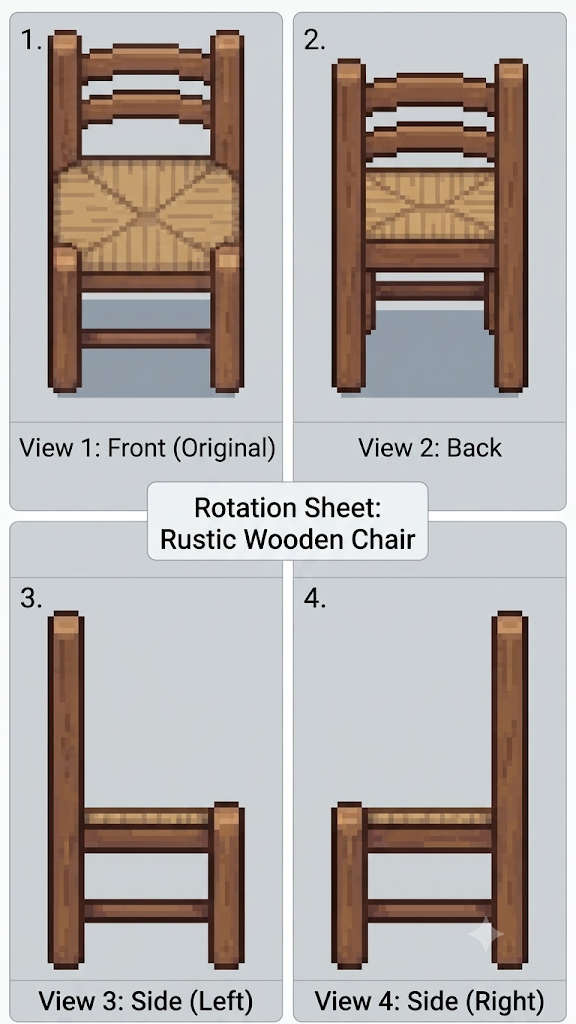
#> input picture client/assets-src/sheets/chair-woven-4views.png, 576 x 1024 px
$ python build_chair_views.py
#> lines starting #> are read from the running program, lines starting #| are printed output that depends on the picture; after the words box and inside, x2 and y2 are one past the last pixel; in counts of white or black regions, pixels touching at a corner belong together
"""Cut the 4 views of the woven chair out of its rotation sheet (2x2 panels on a flat grey background).

    python build_chair_views.py   # needs Pillow, NumPy, SciPy

Writes client/public/assets/decor/woven_chair_{front,back,left,right}.png. Each panel is cropped above its
caption, the panel colour is removed and only the largest blob (the chair + its shadow) is kept.
"""
import os
import sys

import numpy as np
from PIL import Image
from scipy import ndimage as ndi

HERE = os.path.dirname(os.path.abspath(__file__))
sys.path.insert(0, HERE)
from slice_sheet import FLAT_TOLERANCE, HOLE_MIN_AREA, HOLE_TOLERANCE  # noqa: E402

SHEET = os.path.join(HERE, "../sheets/chair-woven-4views.png")
OUT = os.path.join(HERE, "../../public/assets/decor")
# (name, (left, top, right, bottom)) inside each panel, above the caption line.
PANELS = [
    ("front", (16, 16, 280, 418)),
    ("back", (298, 16, 562, 418)),
    ("left", (16, 584, 280, 964)),
    ("right", (298, 584, 562, 964)),
]

# The image generator's ✦ watermark sits on the bottom of the right view, partly over the front leg.
WATERMARK = (464, 912, 508, 956)  # left, top, right, bottom in sheet px
LEG_LEFT = 491  # the leg starts here; left of it the star is on the panel background
LEG_PATCH_OFFSET = 45  # repaint the leg from the same column this far above (same wood, no star)


def remove_watermark(sheet):
    a = np.asarray(sheet).copy()
    x0, y0, x1, y1 = WATERMARK
    panel_bg = np.median(a[y0:y1, x0 - 20:x0 - 10, :3].reshape(-1, 3), axis=0)
#> panel_bg = [204, 209, 213]
    # Left of the leg: only the star's pixels (light, colourless grey/white), so the brown rung stays intact.
    region = a[y0:y1, x0:LEG_LEFT, :3]
    rgb = region.astype(int)
    star = (rgb.min(axis=-1) > 120) & (rgb.max(axis=-1) - rgb.min(axis=-1) < 25)
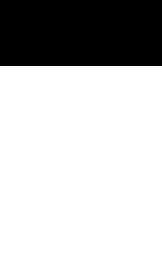
#> star: shape (44, 27) bool (shown 6 times larger); 75% white; 1 black region, box (x1, y1, x2, y2) and area: (0, 0, 27, 11) 297
    region[star] = panel_bg
    a[y0:y1, LEG_LEFT:x1] = a[y0 - LEG_PATCH_OFFSET:y1 - LEG_PATCH_OFFSET, LEG_LEFT:x1]
#> a: shape (1024, 576, 4); mean R, G, B, A 180, 173.6, 170.6, 255
    return Image.fromarray(a)


sheet = remove_watermark(Image.open(SHEET).convert("RGBA"))
for name, box in PANELS:
    a = np.asarray(sheet.crop(box)).copy()
    rgb = a[..., :3].astype(float)
    bg = np.median(np.concatenate([rgb[0], rgb[-1], rgb[:, 0], rgb[:, -1]]), axis=0)
    dist = np.linalg.norm(rgb - bg, axis=-1)
    solid = ndi.binary_closing(dist > FLAT_TOLERANCE, iterations=1)
    mask = ndi.binary_fill_holes(solid)
    holes, n = ndi.label(mask & ~solid)
    for i in range(1, n + 1):  # background seen between the rungs
        hole = holes == i
        if hole.sum() >= HOLE_MIN_AREA and np.median(dist[hole]) < HOLE_TOLERANCE:
            mask[hole] = False
    lab, n = ndi.label(mask)
    keep = lab == (int(np.argmax(ndi.sum(mask, lab, range(1, n + 1)))) + 1)  # drop the panel number
    a[..., 3] = np.where(keep, 255, 0)
    ys, xs = np.nonzero(keep)
    out = os.path.join(OUT, f"woven_chair_{name}.png")
    Image.fromarray(a[ys.min():ys.max() + 1, xs.min():xs.max() + 1]).save(out)
    print(f"{os.path.basename(out)}  {xs.max() - xs.min() + 1}x{ys.max() - ys.min() + 1}")
#> this loop made 4 passes
#| woven_chair_front.png  198x369
#| woven_chair_back.png  198x340
#| woven_chair_left.png  198x353
#| woven_chair_right.png  198x353
#> pass 1, `a = np.asarray(sheet.crop(box)).copy()`:
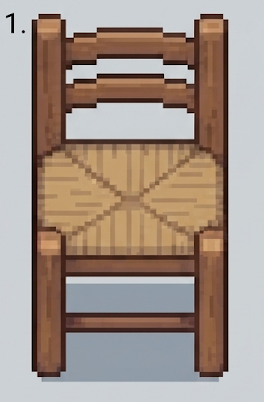
#> a: shape (402, 264, 4); mean R, G, B, A 162.7, 147.4, 137.4, 255
#> pass 1, `dist = np.linalg.norm(rgb - bg, axis=-1)`:
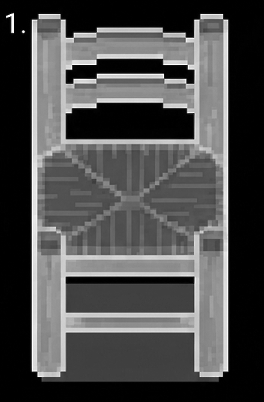
#> dist: shape (402, 264) float64; min 0, max 361.5, mean 108.5; drawn with min black and max white
#> pass 1, `solid = ndi.binary_closing(dist > FLAT_TOLERANCE, iterations=1)`:
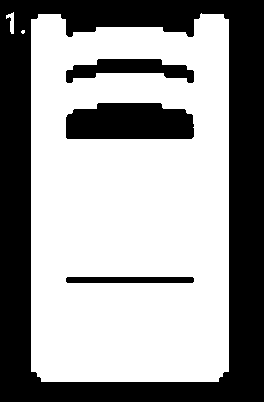
#> solid: shape (402, 264) bool; 60.4% white; 4 black regions, box (x1, y1, x2, y2) and area: (0, 0, 264, 402) 35457, (66, 103, 194, 139) 4134, (66, 59, 194, 83) 1700, (66, 277, 194, 283) 764
#> after the loop:
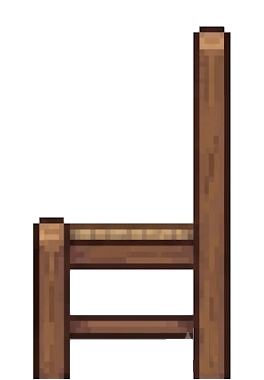
#> a: shape (380, 264, 4); mean R, G, B, A 177.2, 170.6, 168.4, 71.4; transparent parts drawn white
#> after the loop:
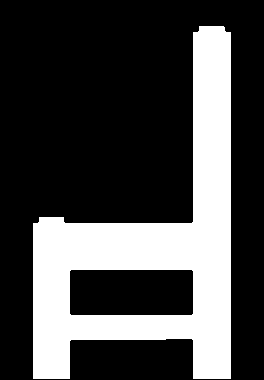
#> keep: shape (380, 264) bool; 28% white; 1 white region, box (x1, y1, x2, y2) and area: (33, 26, 231, 379) 28103
#> after the loop:
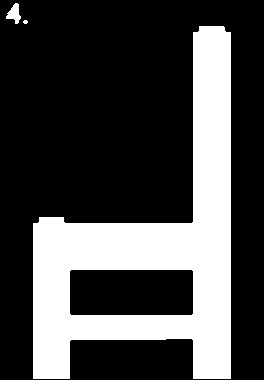
#> mask: shape (380, 264) bool; 28.2% white; 3 white regions (1 under 20 px), largest, box (x1, y1, x2, y2) and area: (33, 26, 231, 379) 28103, (6, 3, 21, 24) 175
#> after the loop: solid: shape (380, 264) bool; 28.2% white; 3 white regions (1 under 20 px), largest, box (x1, y1, x2, y2) and area: (33, 26, 231, 379) 28103, (6, 3, 21, 24) 165
